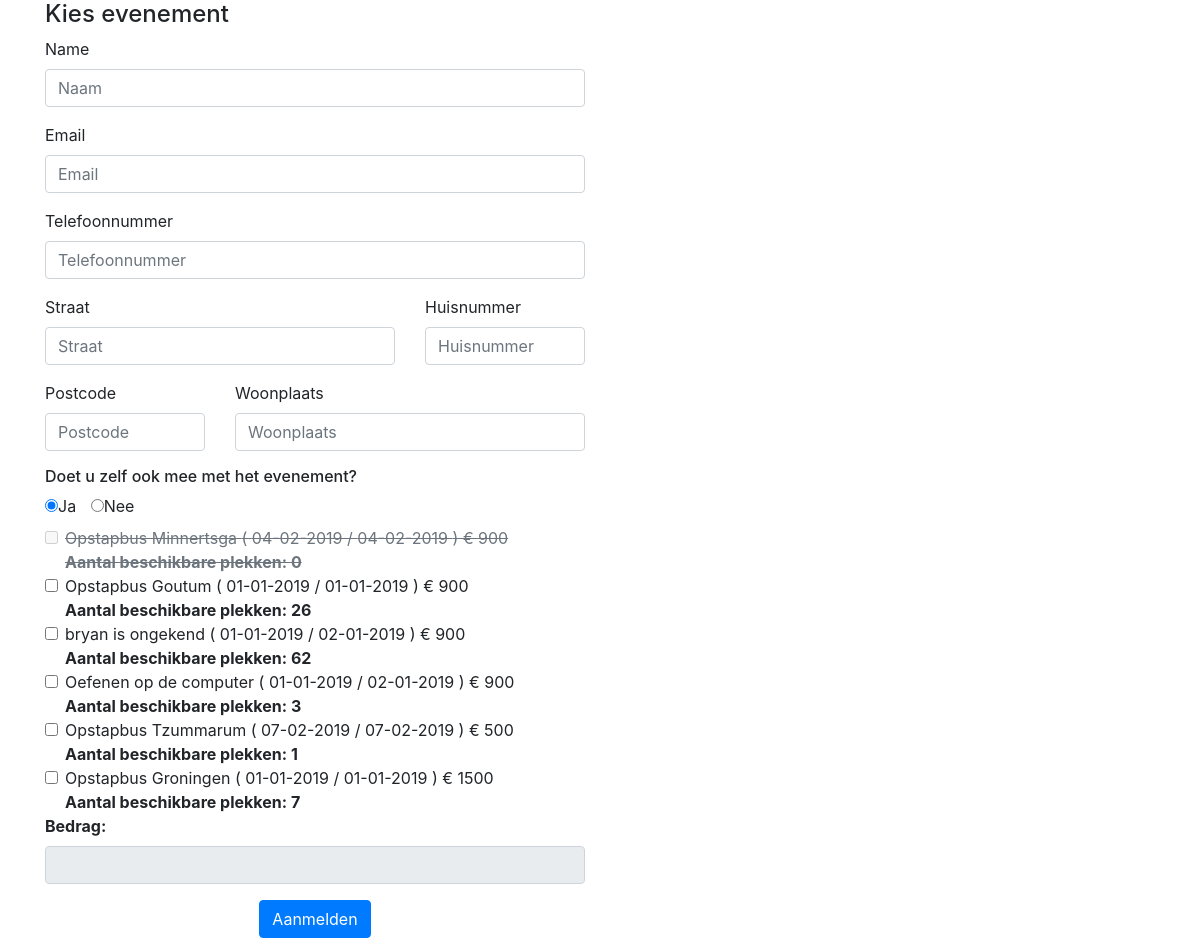
/inschrijven.php, run on the app's committed database.
### tables this page shows
CREATE TABLE `evenementen` (
  `id` int(11) NOT NULL,
  `evenement` varchar(255) NOT NULL,
  `datum_begin` varchar(255) NOT NULL,
  `datum_eind` varchar(255) NOT NULL,
  `prijs` int(55) NOT NULL,
  `max_deelnemers` int(55) NOT NULL,
  `vegetarisch` varchar(255) NOT NULL,
  `annuleringsverzekering` varchar(255) NOT NULL,
  `text_extra` varchar(255) NOT NULL,
  `text_accomodatie` varchar(255) NOT NULL,
  `text_editie` varchar(255) NOT NULL,
  `text_verhuur` varchar(255) NOT NULL,
  `text_vervoer` varchar(255) NOT NULL,
  `status` varchar(255) NOT NULL,
  `table_name` varchar(255) NOT NULL
);

### inschrijven.php (the view, shortened to what this page needs)
<?php
include('server.php');
include('header.php');
$sql = "SELECT * FROM evenementen";
$evenementen = $conn->query($sql);
?>
    <body>
<div class="wrapper">
    <div class="container">
        <form action="inschrijfServer.php" method="post">
            <div class="row">
                <div class="col-md-6">
                    <h4>Kies evenement</h4>
                    <div class="form-group">
                        <label for="name">Name</label>
                        <input type="text" class="form-control" id="name" placeholder="Naam" name="naam" required>
                    </div>
                    <div class="form-group">
                        <label for="email">Email</label>
                        <input type="email" class="form-control" id="email" placeholder="Email" name="email" required>
                    </div>
                    <div class="form-group">
                        <label for="telefoonnummer">Telefoonnummer</label>
                        <input type="number" class="form-control" id="telefoonnummer" placeholder="Telefoonnummer"
                               name="telefoonnummer" required>
                    </div>
                    <div class="row">
                        <div class="col-8">
                            <div class="form-group">
                                <label for="straat">Straat</label>
                                <input type="text" class="form-control" id="straat" placeholder="Straat" name="straat"
                                       required>
                            </div>
                        </div>
                        <div class="col-4">
                            <div class="form-group">
                                <label for="huisnummer">Huisnummer</label>
                                <input type="text" class="form-control" id="huisnummer" placeholder="Huisnummer"
                                       name="huisnummer" required>
                            </div>
                        </div>
                    </div>
                    <div class="row">
                        <div class="col-4">
                            <div class="form-group">
                                <label for="postcode">Postcode</label>
                                <input type="text" class="form-control" id="postcode" placeholder="Postcode"
                                       name="postcode"
                                       required>
                            </div>
                        </div>
                        <div class="col-8">
                            <div class="form-group">
                                <label for="Woonplaats">Woonplaats</label>
                                <input type="text" class="form-control" id="Woonplaats" placeholder="Woonplaats"
                                       name="woonplaats"
                                       required>
                            </div>
                        </div>
                    </div>
                    <h6>Doet u zelf ook mee met het evenement?</h6>
                    <label class="radio-inline" style="padding-right: 10px; "><input type="radio" name="deelname_inschrijver" value="ja" onclick="myFunction();" checked>Ja</label>
                    <label class="radio-inline"><input type="radio" name="deelname_inschrijver" value="nee">Nee</label>
                    <?php if ($evenementen->num_rows > 0) : ?>
                        <?php while ($evenement = $evenementen->fetch_assoc()) : ?>
                            <?php
                            $table_name = $evenement["table_name"];
                            $result = mysqli_query($conn_evenementen, "SELECT MAX(id) FROM $table_name");
                            $row = mysqli_fetch_row($result);
                            $highest_id = $row[0];
                            ?>
                            <div class='form-check <?= $evenement["table_name"] ?> event <?= $evenement["status"] ?>'
                                 id="<?= $evenement["prijs"] ?>">
                                <input title="table_name" class='form-check-input' type='checkbox'
                                       name="table_name[]"
                                       id="<?= $evenement["prijs"] ?>"
                                       value="<?= $evenement["table_name"] ?> " <?= $evenement["status"] ?>>
                                <label class='form-check-label <?= $evenement["status"] ?>' for='defaultCheck1'>
                                    <?= $evenement["evenement"] . " ( " . $evenement["datum_begin"] . " / " . $evenement["datum_eind"] ?>
                                    )
                                    € <?= $evenement["prijs"] ?>
                                    <br>
                                    <strong>Aantal beschikbare
                                        plekken: <?= $evenement['max_deelnemers'] - $highest_id ?></strong>
                                </label>
                            </div>
                        <?php endwhile; ?>
                    <?php endif; ?>
                    <div class="bedrag">
                        <div class="form-group">
                            <label for="bedrag"><strong>Bedrag:</strong></label>
                            <input type="text" class="form-control totaalbedrag" id="name" placeholder="" name="bedrag"
                                   disabled>
                        </div>
                    </div>
                    <div class="text-center">
                        <button class="btn btn-primary" type="submit" name="opslaan">Aanmelden</button>
                    </div>
                </div>
            </div>
        </form>
    </div>
</div>
<?php
include('footer.php');
?>

### css/style.css (style rules this page uses)
* { box-sizing: border-box; }
button { outline: none !important; }
.disabled { text-decoration: line-through; }

### data on the page
evenementen: evenement "Opstapbus Minnertsga", datum_begin "04-02-2019", datum_eind "04-02-2019", prijs "900", max_deelnemers "0"
evenementen: evenement "Opstapbus Goutum", datum_begin "01-01-2019", datum_eind "01-01-2019", prijs "900", max_deelnemers "26"
evenementen: evenement "bryan is ongekend", datum_begin "01-01-2019", datum_eind "02-01-2019", prijs "900", max_deelnemers "62"
evenementen: evenement "Oefenen op de computer", datum_begin "01-01-2019", datum_eind "02-01-2019", prijs "900", max_deelnemers "3"
evenementen: evenement "Opstapbus Tzummarum", datum_begin "07-02-2019", datum_eind "07-02-2019", prijs "500", max_deelnemers "1"
evenementen: evenement "Opstapbus Groningen", datum_begin "01-01-2019", datum_eind "01-01-2019", prijs "1500", max_deelnemers "7"
